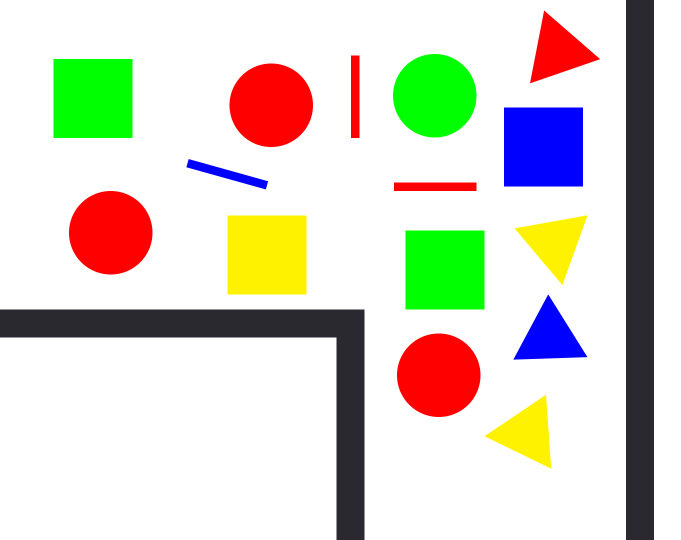
#> input picture task3/Task Pictures/test3.png, 1362 x 1080 px (shown at 1/2 size)
$ python main.py
#> lines starting #> are read from the running program, lines starting #| are printed output that depends on the picture; after the words box and inside, x2 and y2 are one past the last pixel; in counts of white or black regions, pixels touching at a corner belong together
#> further down, img is the input picture: shape (1080, 1362, 3); mean B, G, R 203.4, 216.1, 218.1
### task3/color.py
# Importing libraries
import cv2
import numpy as np
import matplotlib.pyplot as plt

# class for colors
class color:
    # Creating instrutor
    def __init__(self) -> None:
        pass
    # Fn to get the color
    def getcolor(self,rgb_img):
        # Detecting colors
        # Detecting red, green, blue, yellow
        lower=np.array([[50,0,0],                      #lower red
                        [0,50,0],                      #lower green
                        [0,0,50],                      #lower blue
                        [50,50,0],],dtype=np.uint8)    #lower yellow
        upper=np.array([[255,50,50],                   #upper red
                        [50,255,50],                   #upper green
                        [50,50,255],                   #upper blue
                        [255,255,50],],dtype=np.uint8) #upper yellow
        color=np.array(['Red','Green','Blue','Yellow'])   # array to write label with
        # Looping with number of detected colors, Lines color is not included
        for i in range(4):
            # mask to get the each color of the chosen one
            mask=cv2.inRange(rgb_img,lower[i],upper[i])
            #findContours to get contour of each color
            conColors,_ = cv2.findContours(mask,
                                    cv2.RETR_TREE,cv2.CHAIN_APPROX_SIMPLE)
            #Looping with number of contours neglecting errors
            #with limit less than 200 and more than 10000
            for col in (conColors):
                aree=cv2.contourArea(col)
                if (aree<200 or aree>100000):
                    continue
                # finding center point of each shape
                M = cv2.moments(col)
                if M['m00'] != 0.0:
                    x = int(M['m10']/M['m00'])
                    y = int(M['m01']/M['m00'])
                    if(i==0):
                        y=y+15
                # Typing each color with its (i) from the color array
                cv2.putText(rgb_img,color[i], (x, y),
                            cv2.FONT_HERSHEY_SIMPLEX, 0.8, (0,0,0), 2)
#> this loop made 4 passes
#> pass 1, in getcolor, `mask=cv2.inRange(rgb_img,lower[i],upper[i])`:
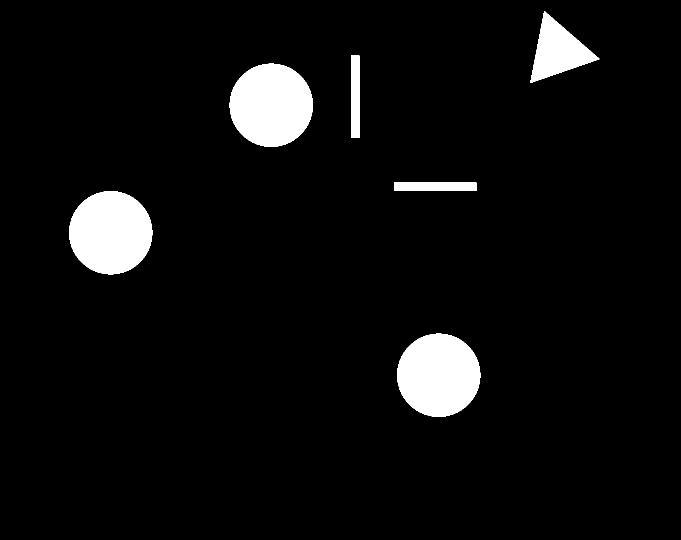
#> mask: shape (1080, 1362) (shown at 1/2 size); 5.5% white; 6 white regions, box (x1, y1, x2, y2) and area: (459, 127, 626, 294) 21761, (138, 382, 305, 549) 21761, (794, 667, 961, 834) 21761, (1061, 22, 1199, 166) 9417, (702, 111, 719, 276) 2805, (788, 365, 953, 382) 2805
#> after the loop:
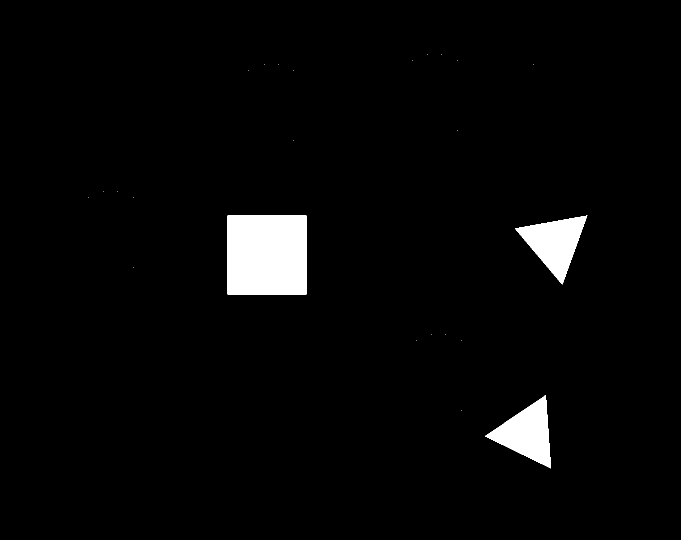
#> mask: shape (1080, 1362) (shown at 1/2 size); 3% white; 24 white regions (21 under 20 px), largest, box (x1, y1, x2, y2) and area: (455, 431, 613, 589) 24964, (970, 790, 1102, 937) 9419, (1030, 431, 1175, 569) 9418
#> after the loop:
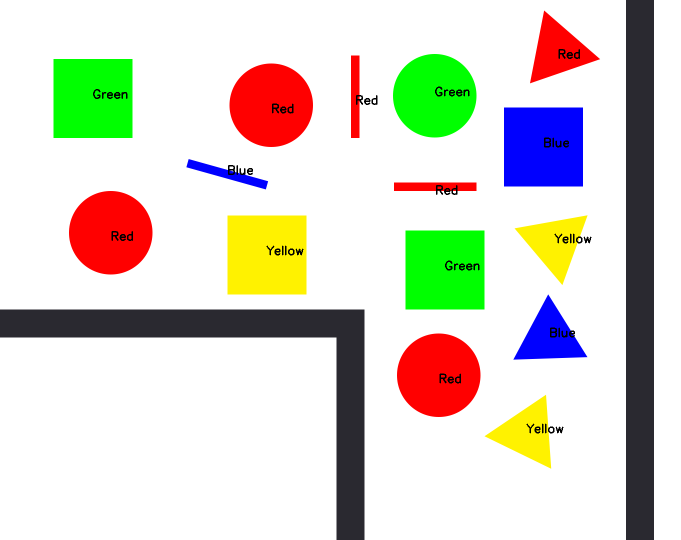
#> rgb_img: shape (1080, 1362, 3) (shown at 1/2 size); mean R, G, B 217.4, 215.4, 203.1

### task3/shape.py
# Importing libraries
import cv2
import numpy as np
import matplotlib.pyplot as plt

# Creating shape class
class shape:
    # Creating instructor
    def __init__(self) -> None:
        pass

    # Creating fn taking gray and rgb_img from main
    def getshape(self,gray,rgb_img):
        # Creating threshold of gray image
        _, threshold= cv2.threshold(gray,240,255,cv2.THRESH_BINARY)
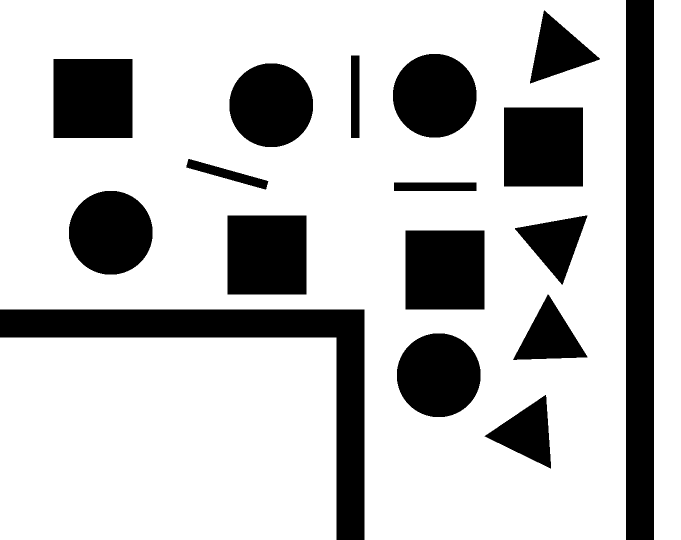
#> threshold: shape (1080, 1362) (shown at 1/2 size); 75.6% white; 17 black regions
        # Creating Contours for shapes
        contours,_ = cv2.findContours(threshold,cv2.RETR_TREE,cv2.CHAIN_APPROX_SIMPLE)
#> contours = 18 contours; largest, box (x1, y1, x2, y2) and area: (0, 0, 1252, 1080) 1013760, (0, 675, 673, 1080) 271488, (1308, 0, 1362, 1080) 57187, (810, 460, 970, 620) 25279, (454, 430, 614, 590) 25279
        # Looping to get the shapes and naming them
        for c in contours:
            # Getting area of contours to neglect the contour of the whole image
            # and the two lines and if there is any errors in readings
            cArea=cv2.contourArea(c)
            if (cArea<200 or cArea>50000):
               continue
            # Aprroximating the shape
            app=cv2.approxPolyDP(c,0.01 * cv2.arcLength(c,True),True)
            # Getting the boundingRect to type shape name
            (x,y,w,h)=cv2.boundingRect(app)
            # Putting shape name at the top of it
            if (len(app)== 3):
                # Changing y to edit the text on traingle
                y=y+10
                cv2.putText(rgb_img,'Triangle',(x,y),
                    cv2.FONT_HERSHEY_SIMPLEX,0.8,(0,0,0),2)
            elif (len(app)== 4):
                if((1.1>float(w)/h>0.8)):
                    # This if is special for the green square in the img2 to edit its x,y
                    if(w==226):
                        x=x+70
                        y=y+50
                    cv2.putText(rgb_img,'Square',(x,y),
                    cv2.FONT_HERSHEY_SIMPLEX,0.8,(0,0,0),2)
                else:
                    #editting x of the rectangulars
                    x=x-20
                    cv2.putText(rgb_img,'Rectangle',(x,y),
                    cv2.FONT_HERSHEY_SIMPLEX,0.8,(0,0,0),2)
            else :
                # Changing x to edit text on circle
                x=x+60
                cv2.putText(rgb_img,'circle',(x,y),
                cv2.FONT_HERSHEY_SIMPLEX,0.8,(0,0,0),2)
#> this loop made 18 passes
#> (cArea, app, x, y, w, h) on passes 4, 6, 7, 8, 9: (9784, [[1090, 789], [1101, 937], [968, 872]], 968, 799, 134, 149), (9909, [[1095, 588], [1174, 715], [1025, 719]], 1025, 598, 150, 132), (25279, [[810, 461], [968, 460], [969, 618], [811, 619]], 810, 460, 160, 160), (9781.5, [[1174, 430], [1124, 570], [1029, 456]], 1029, 440, 146, 141), (25279, [[454, 431], [612, 430], [613, 588], [455, 589]], 454, 430, 160, 160)
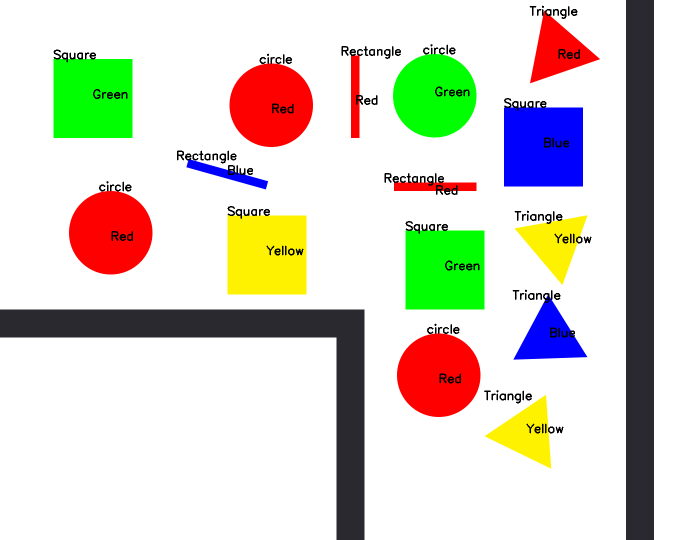
#> rgb_img: shape (1080, 1362, 3) (shown at 1/2 size); 0.69% of pixels changed, all inside (x1, y1, x2, y2) = (107, 11, 1155, 807)


    # fn for detecting direction of the road
    def Lines(self,rgb_img):
        #Setting lower and upper values for detecting the lines
        lower=np.array([40,40,40],dtype=np.uint8)
        upper=np.array([50,50,50],dtype=np.uint8)
        Lines=cv2.inRange(rgb_img,lower,upper)
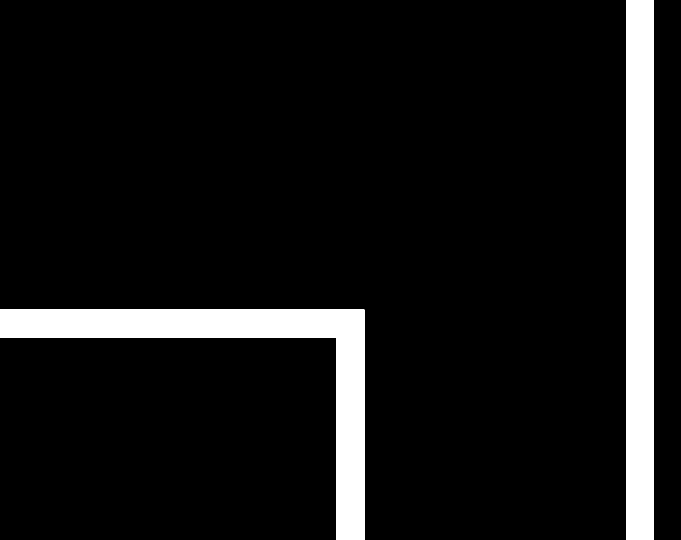
#> Lines: shape (1080, 1362) (shown at 1/2 size); 8.4% white; 2 white regions
        # Creating Contours to detect the lines to know the directions
        contL, _ = cv2.findContours(
            Lines, cv2.RETR_TREE, cv2.CHAIN_APPROX_SIMPLE)
#> contL = 2 contours; box (x1, y1, x2, y2) and area: (0, 619, 729, 1080) 62316, (1252, 0, 1308, 1080) 59345
        # Getting x,y,w,h of the two lines
        (xi,yi,wi,hi)=cv2.boundingRect(contL[0])
#> xi = 0; yi = 619; wi = 729; hi = 461
        (xv,yv,wv,hv)=cv2.boundingRect(contL[1])
#> xv = 1252; yv = 0; wv = 56; hv = 1080
        # Checking if the line with the bigger x is bigger at width
        #then its right direction
        if(xi>xv and wi>wv):
            cv2.putText(rgb_img, 'Right', (600,65 ),
                        cv2.FONT_HERSHEY_SIMPLEX, 2.5, (100, 60,0), 6)
        # IF the line with the small x is higher at width then its left direction
        elif(xi<xv and wi>wv):
            cv2.putText(rgb_img, 'Left', (500, 80),
                    cv2.FONT_HERSHEY_SIMPLEX, 2.5, (100, 130,120), 6)
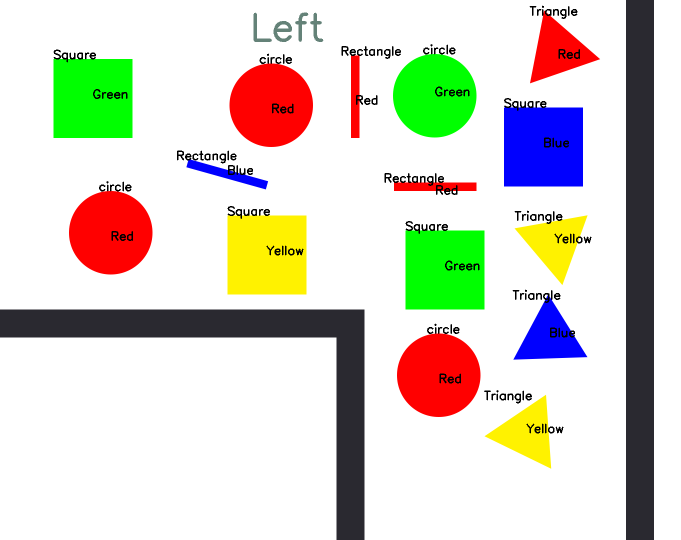
#> rgb_img: shape (1080, 1362, 3) (shown at 1/2 size); 0.17% of pixels changed, all inside (x1, y1, x2, y2) = (507, 25, 647, 84)
        # Both have the same width then its straight
        else:
            cv2.putText(rgb_img, 'Straight', (310, 50),
                            cv2.FONT_HERSHEY_SIMPLEX, 1.5, (40, 40,100), 6)


### task3/main.py
# Importing libraries
import cv2
import numpy as np
import matplotlib.pyplot as plt
# Importing shape class
from shape import shape
# Creating shapeObj as object in the shape class
shapeObj=shape()
# Importing color class
from color import color
# Creating colorObj as object in the shape class
colorObj=color()

#cv2.namedWindow("shape", cv2.WINDOW_NORMAL)
# Reading image
img=cv2.imread('Task Pictures/test3.png')
# Converting image into rgb image
rgb_img=cv2.cvtColor(img,cv2.COLOR_BGR2RGB)
# Converting image into grayscale
gray=cv2.cvtColor(img,cv2.COLOR_BGR2GRAY)
# Calling getcolor fn from color class
colorObj.getcolor(rgb_img)
# # Calling getshape fn from shape class
shapeObj.getshape(gray,rgb_img)
# Calling getshape fn from shape class
shapeObj.Lines(rgb_img)

#Plotting rgb_img after adding labels for color, shape and direction
plt.figure(figsize=(10,6))
plt.imshow(rgb_img)
plt.waitforbuttonpress(0)

$ run again, with task3/Task Pictures/test1.png copied over task3/Task Pictures/test3.png
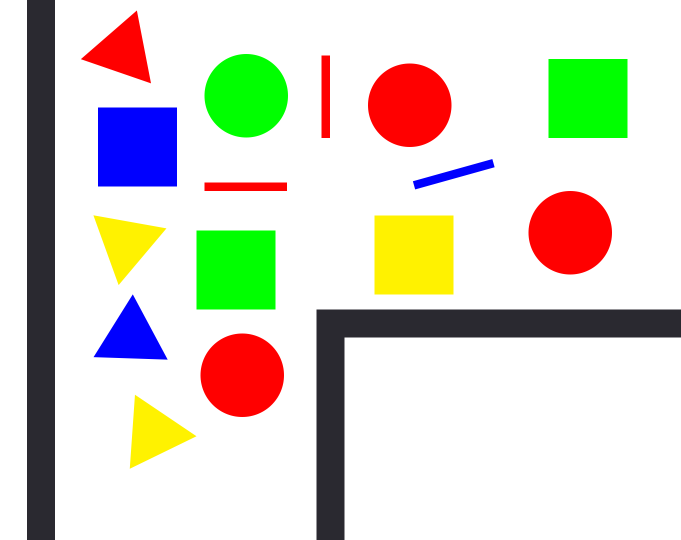
#> input picture task3/Task Pictures/test1.png, 1362 x 1080 px (shown at 1/2 size)
#> img is the input picture: shape (1080, 1362, 3); mean B, G, R 203.4, 216.1, 218.1
#> the loop in getcolor, `for i in range(4):` made 4 passes
#> pass 1, in getcolor, `mask=cv2.inRange(rgb_img,lower[i],upper[i])`:
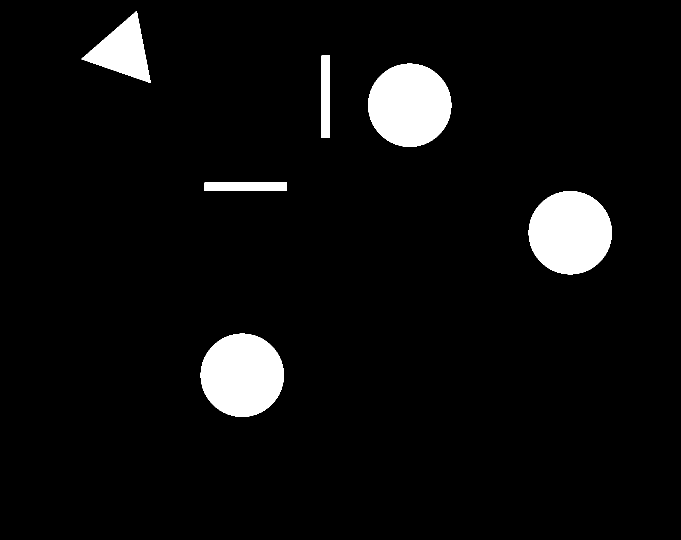
#> mask: shape (1080, 1362) (shown at 1/2 size); 5.5% white; 6 white regions, box (x1, y1, x2, y2) and area: (736, 127, 903, 294) 21761, (1057, 382, 1224, 549) 21761, (401, 667, 568, 834) 21761, (163, 22, 301, 166) 9417, (643, 111, 660, 276) 2805, (409, 365, 574, 382) 2805
#> threshold: shape (1080, 1362); 75.6% white; 17 black regions
#> contours = 18 contours; largest, box (x1, y1, x2, y2) and area: (110, 0, 1362, 1080) 1013760, (689, 675, 1362, 1080) 271488, (0, 0, 54, 1080) 57187, (392, 460, 552, 620) 25279, (748, 430, 908, 590) 25279
#> the loop in getshape, `for c in contours:` made 18 passes
#> (cArea, app, x, y, w, h) on passes 3, 5, 6, 7, 8: (9784, [[269, 790], [393, 872], [260, 937]], 260, 800, 134, 148), (9909, [[265, 588], [335, 720], [186, 714]], 186, 598, 150, 133), (25279, [[392, 461], [550, 460], [551, 618], [393, 619]], 392, 460, 160, 160), (25279, [[748, 431], [906, 430], [907, 588], [749, 589]], 748, 430, 160, 160), (9781.5, [[186, 431], [332, 458], [237, 570]], 186, 441, 147, 140)
#> Lines: shape (1080, 1362); 8.4% white; 2 white regions
#> contL = 2 contours; box (x1, y1, x2, y2) and area: (633, 619, 1362, 1080) 62316, (54, 0, 110, 1080) 59345
#> xi = 633; yi = 619; wi = 729; hi = 461
#> xv = 54; yv = 0; wv = 56; hv = 1080
#> in Lines, `cv2.putText(rgb_img, 'Right', (600,65 ), cv2.FONT_HERSHEY_SIMPLEX, 2.5..`:
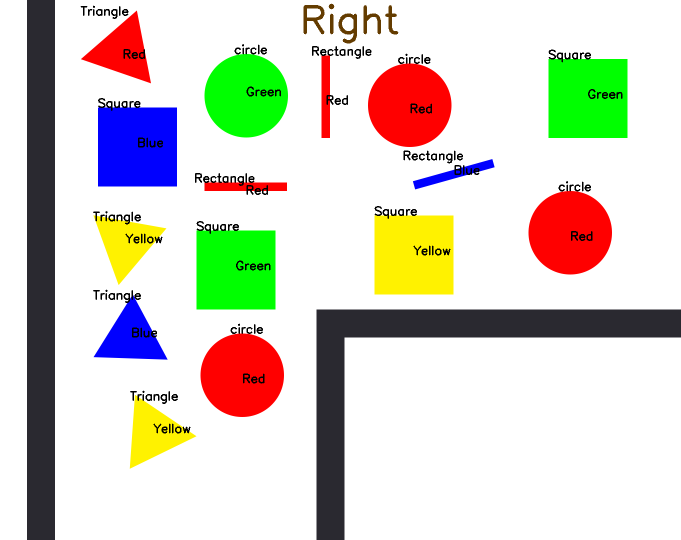
#> rgb_img: shape (1080, 1362, 3) (shown at 1/2 size); mean R, G, B 215.3, 213.2, 200.7
